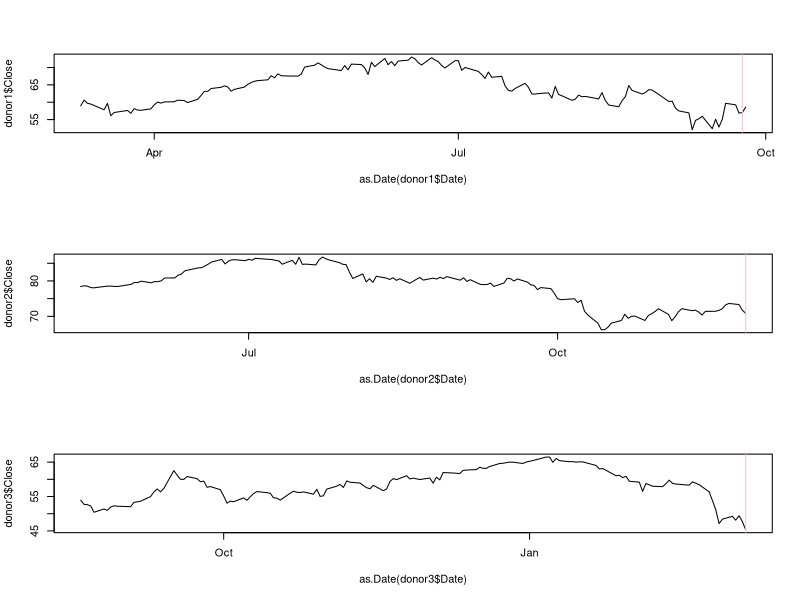

Write the R code that produced this figure.

COP <- read.csv('COP.csv')


par(mfrow = c(3,1))
## Dates ##

# We will now use  2008-09-24 00:00:00
# Training period begins  2008-03-08 00:00:00
# Period to predict begins  2008-09-25 00:00:00
# Prediction period ends  2008-10-02 00:00:00
donor1 <- COP[COP$Date >= '2008-03-08' & COP$Date <= '2008-09-25',]

plot(y = donor1$Close, x = as.Date(donor1$Date), type = 'l')

abline(v = as.Date('2008-09-24'), col = "pink")

#
#
# We will now use  2014-11-26 00:00:00
# Training period begins  2014-05-10 00:00:00
# Period to predict begins  2014-11-27 00:00:00
# Prediction period ends  2014-12-04 00:00:00
donor2 <- COP[COP$Date >= '2014-05-10' & COP$Date <= '2014-11-27',]

plot(y = donor2$Close, x = as.Date(donor2$Date), type = 'l')
abline(v = as.Date('2014-11-26'), col = "pink")



# We will now use  2020-03-06 00:00:00
# Training period begins  2019-08-19 00:00:00
# Period to predict begins  2020-03-07 00:00:00
# Prediction period ends  2020-03-14 00:00:00

donor3 <- COP[COP$Date >= '2019-08-19' & COP$Date <= '2020-03-07',]

plot(y = donor3$Close, x = as.Date(donor3$Date), type = 'l')
abline(v = as.Date('2020-03-06'), col = "pink")

